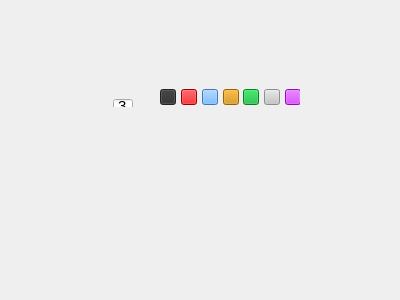
<?xml version="1.0" encoding="UTF-8"?>
<ui version="4.0">
 <class>Form</class>
 <widget class="QWidget" name="Form">
  <property name="geometry">
   <rect>
    <x>0</x>
    <y>0</y>
    <width>400</width>
    <height>300</height>
   </rect>
  </property>
  <property name="windowTitle">
   <string>Form</string>
  </property>
  <widget class="QFrame" name="horizontalFrame">
   <property name="geometry">
    <rect>
     <x>70</x>
     <y>80</y>
     <width>239</width>
     <height>35</height>
    </rect>
   </property>
   <property name="minimumSize">
    <size>
     <width>0</width>
     <height>35</height>
    </size>
   </property>
   <layout class="QHBoxLayout" name="horizontalLayout_9">
    <property name="spacing">
     <number>20</number>
    </property>
    <item>
     <widget class="QFrame" name="horizontalFrame_2">
      <property name="minimumSize">
       <size>
        <width>15</width>
        <height>18</height>
       </size>
      </property>
      <property name="maximumSize">
       <size>
        <width>80</width>
        <height>16777215</height>
       </size>
      </property>
      <layout class="QHBoxLayout" name="horizontalLayout_11">
       <item>
        <widget class="QLabel" name="label">
         <property name="font">
          <font>
           <pointsize>12</pointsize>
          </font>
         </property>
         <property name="styleSheet">
          <string notr="true">color: rgb(255, 255, 255);</string>
         </property>
         <property name="text">
          <string>Day</string>
         </property>
        </widget>
       </item>
       <item>
        <widget class="QSpinBox" name="spinBox_3">
         <property name="sizePolicy">
          <sizepolicy hsizetype="Preferred" vsizetype="Fixed">
           <horstretch>0</horstretch>
           <verstretch>0</verstretch>
          </sizepolicy>
         </property>
         <property name="minimumSize">
          <size>
           <width>20</width>
           <height>15</height>
          </size>
         </property>
         <property name="maximumSize">
          <size>
           <width>30</width>
           <height>18</height>
          </size>
         </property>
         <property name="font">
          <font>
           <pointsize>11</pointsize>
          </font>
         </property>
         <property name="statusTip">
          <string/>
         </property>
         <property name="layoutDirection">
          <enum>Qt::LeftToRight</enum>
         </property>
         <property name="wrapping">
          <bool>false</bool>
         </property>
         <property name="alignment">
          <set>Qt::AlignCenter</set>
         </property>
         <property name="readOnly">
          <bool>false</bool>
         </property>
         <property name="buttonSymbols">
          <enum>QAbstractSpinBox::NoButtons</enum>
         </property>
         <property name="specialValueText">
          <string extracomment="0"/>
         </property>
         <property name="suffix">
          <string/>
         </property>
         <property name="prefix">
          <string/>
         </property>
         <property name="minimum">
          <number>1</number>
         </property>
         <property name="maximum">
          <number>40</number>
         </property>
         <property name="value">
          <number>3</number>
         </property>
        </widget>
       </item>
      </layout>
     </widget>
    </item>
    <item>
     <widget class="QFrame" name="horizontalFrame_5">
      <property name="maximumSize">
       <size>
        <width>140</width>
        <height>18</height>
       </size>
      </property>
      <property name="styleSheet">
       <string notr="true">pushButton{
	border: 1px solid gray;
    border-radius: 3px;
}</string>
      </property>
      <layout class="QHBoxLayout" name="horizontalLayout_10">
       <property name="spacing">
        <number>5</number>
       </property>
       <property name="leftMargin">
        <number>0</number>
       </property>
       <property name="topMargin">
        <number>0</number>
       </property>
       <property name="rightMargin">
        <number>0</number>
       </property>
       <property name="bottomMargin">
        <number>0</number>
       </property>
       <item>
        <widget class="QPushButton" name="pushButton_quality_Normal_3">
         <property name="maximumSize">
          <size>
           <width>16</width>
           <height>16</height>
          </size>
         </property>
         <property name="styleSheet">
          <string notr="true">QPushButton {
background-color: rgb(48, 48, 48);
	transition: background-color 0.3s;
}
QPushButton:pressed { 
	box-shadow: 2px 2px 5px rgba(0, 0, 0, 0.8);
	 background-color: rgb(60, 60, 60)
}</string>
         </property>
         <property name="text">
          <string/>
         </property>
         <property name="checkable">
          <bool>true</bool>
         </property>
         <property name="default">
          <bool>false</bool>
         </property>
         <property name="flat">
          <bool>false</bool>
         </property>
        </widget>
       </item>
       <item>
        <widget class="QPushButton" name="pushButton_quality_Normal_2">
         <property name="maximumSize">
          <size>
           <width>16</width>
           <height>16</height>
          </size>
         </property>
         <property name="styleSheet">
          <string notr="true">QPushButton {
	background-color: rgb(217, 0, 3);
	transition: background-color 0.3s;
}
QPushButton:pressed { 
	box-shadow: 2px 2px 5px rgba(0, 0, 0, 0.8);
	 background-color: rgb(60, 60, 60)
}</string>
         </property>
         <property name="text">
          <string/>
         </property>
         <property name="checkable">
          <bool>true</bool>
         </property>
         <property name="default">
          <bool>false</bool>
         </property>
         <property name="flat">
          <bool>false</bool>
         </property>
        </widget>
       </item>
       <item>
        <widget class="QPushButton" name="pushButton_quality_Good_2">
         <property name="maximumSize">
          <size>
           <width>16</width>
           <height>16</height>
          </size>
         </property>
         <property name="styleSheet">
          <string notr="true">
QPushButton { 
	background-color: rgb(85, 170, 255);
	transition: background-color 0.3s;
}
QPushButton:pressed { 
	box-shadow: 2px 2px 5px rgba(0, 0, 0, 0.8);
	 background-color: rgb(60, 60, 60)
}</string>
         </property>
         <property name="text">
          <string/>
         </property>
         <property name="checkable">
          <bool>true</bool>
         </property>
        </widget>
       </item>
       <item>
        <widget class="QPushButton" name="pushButton_quality_Outstanding_2">
         <property name="minimumSize">
          <size>
           <width>16</width>
           <height>16</height>
          </size>
         </property>
         <property name="maximumSize">
          <size>
           <width>16</width>
           <height>16</height>
          </size>
         </property>
         <property name="styleSheet">
          <string notr="true">QPushButton { 
	background-color: rgb(209, 139, 0);
	transition: background-color 0.3s;
}
QPushButton:pressed { 
	box-shadow: 2px 2px 5px rgba(0, 0, 0, 0.8);
	 background-color: rgb(60, 60, 60)
}</string>
         </property>
         <property name="text">
          <string/>
         </property>
         <property name="checkable">
          <bool>true</bool>
         </property>
        </widget>
       </item>
       <item>
        <widget class="QPushButton" name="pushButton_quality_Excellent_2">
         <property name="minimumSize">
          <size>
           <width>16</width>
           <height>16</height>
          </size>
         </property>
         <property name="maximumSize">
          <size>
           <width>16</width>
           <height>16</height>
          </size>
         </property>
         <property name="styleSheet">
          <string notr="true">QPushButton { 
background-color: rgb(10, 177, 52);
	transition: background-color 0.3s;
}
QPushButton:pressed { 
	box-shadow: 2px 2px 5px rgba(0, 0, 0, 0.8);
	 background-color: rgb(60, 60, 60)
}</string>
         </property>
         <property name="text">
          <string/>
         </property>
         <property name="checkable">
          <bool>true</bool>
         </property>
        </widget>
       </item>
       <item>
        <widget class="QPushButton" name="pushButton_quality_Masterpiece_2">
         <property name="minimumSize">
          <size>
           <width>16</width>
           <height>16</height>
          </size>
         </property>
         <property name="maximumSize">
          <size>
           <width>16</width>
           <height>16</height>
          </size>
         </property>
         <property name="styleSheet">
          <string notr="true">
QPushButton { 
background-color: rgb(197, 197, 197);
	transition: background-color 0.3s;
}
QPushButton:pressed { 
	box-shadow: 2px 2px 5px rgba(0, 0, 0, 0.8);
	 background-color: rgb(60, 60, 60)
}</string>
         </property>
         <property name="text">
          <string/>
         </property>
         <property name="checkable">
          <bool>true</bool>
         </property>
        </widget>
       </item>
       <item>
        <widget class="QPushButton" name="pushButton_quality_Masterpiece_3">
         <property name="minimumSize">
          <size>
           <width>16</width>
           <height>16</height>
          </size>
         </property>
         <property name="maximumSize">
          <size>
           <width>16</width>
           <height>16</height>
          </size>
         </property>
         <property name="styleSheet">
          <string notr="true">QPushButton { 
	
	background-color: rgb(207, 14, 255);
	transition: background-color 0.3s;
}
QPushButton:pressed { 
	box-shadow: 2px 2px 5px rgba(0, 0, 0, 0.8);
	 background-color: rgb(60, 60, 60)
}</string>
         </property>
         <property name="text">
          <string/>
         </property>
         <property name="checkable">
          <bool>true</bool>
         </property>
        </widget>
       </item>
      </layout>
     </widget>
    </item>
   </layout>
  </widget>
 </widget>
 <resources/>
 <connections/>
</ui>
